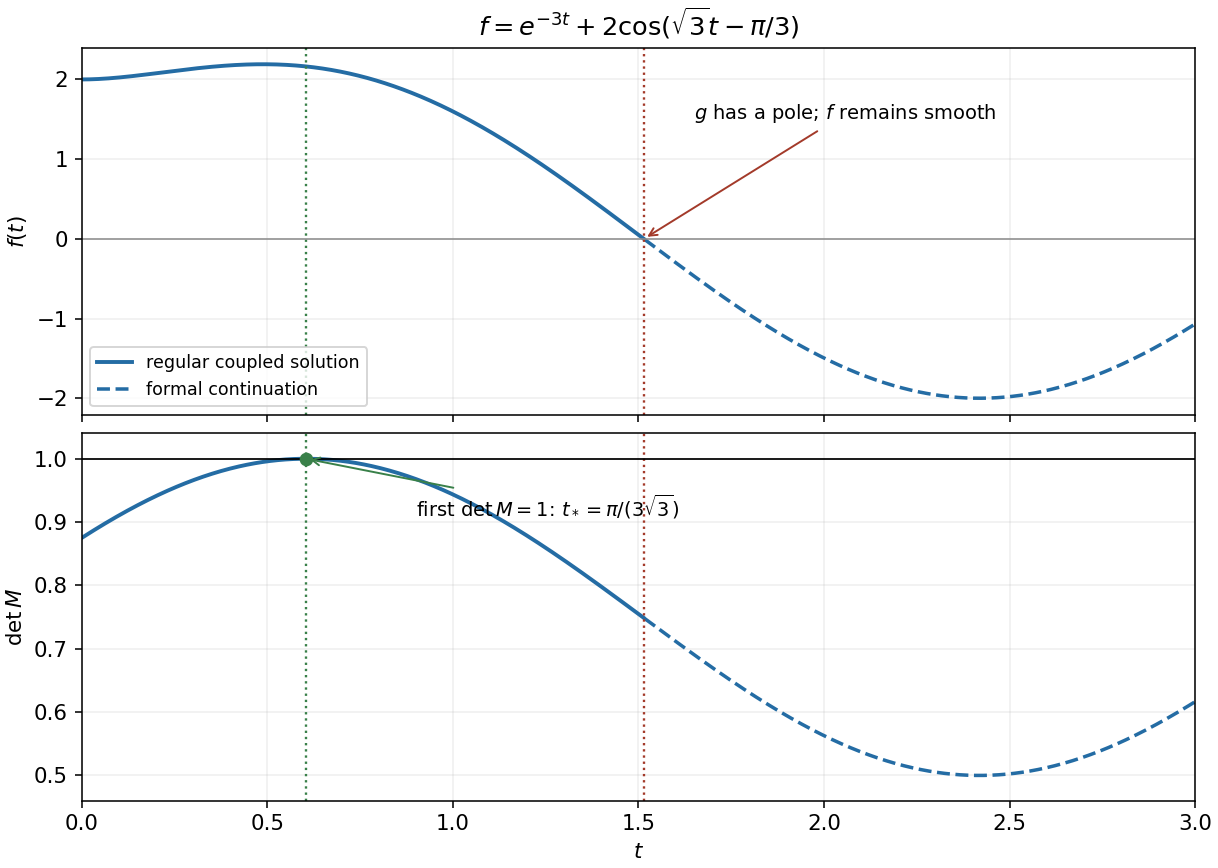

Recreate this plot in Python.
"""Original illustration for the 2016 Oxford Mathematical Methods I solution.
Writes only the matching PNG to the current working directory.
Tested with Python 3.14, numpy 2.3.5 and matplotlib 3.10.7 (root pyproject.toml).
"""
from pathlib import Path
import matplotlib
matplotlib.use("Agg")
import matplotlib.pyplot as plt
import numpy as np
plt.rcParams.update({"font.size": 11, "figure.facecolor": "white", "axes.facecolor": "white", "savefig.facecolor": "white"})

t=np.linspace(0,3,1000);f=np.exp(-3*t)+np.cos(np.sqrt(3)*t)+np.sqrt(3)*np.sin(np.sqrt(3)*t);det=.75+(np.cos(np.sqrt(3)*t)+np.sqrt(3)*np.sin(np.sqrt(3)*t))/8
# Deterministic bisection of the first zero, requiring only numpy.
lo,hi=1.5,1.6
for _ in range(60):
 mid=(lo+hi)/2;val=np.exp(-3*mid)+np.cos(np.sqrt(3)*mid)+np.sqrt(3)*np.sin(np.sqrt(3)*mid)
 if val>0:lo=mid
 else:hi=mid
pole=(lo+hi)/2;star=np.pi/(3*np.sqrt(3));regular=t<pole
fig,axs=plt.subplots(2,1,figsize=(8.7,6.2),layout='constrained',sharex=True)
for ax,y,label in [(axs[0],f,'$f(t)$'),(axs[1],det,r'$\det M$')]:
 ax.plot(t[regular],y[regular],color='#246ca4',lw=2,label='regular coupled solution')
 ax.plot(t[~regular],y[~regular],color='#246ca4',lw=1.8,ls='--',label='formal continuation')
 ax.axvline(pole,color='#a33a2a',ls=':',lw=1.2);ax.axvline(star,color='#398049',ls=':',lw=1.2);ax.grid(alpha=.2);ax.set(ylabel=label,xlim=(0,3))
axs[0].axhline(0,color='.55',lw=.8);axs[0].annotate(r'$g$ has a pole; $f$ remains smooth',(pole,0),(1.65,1.5),arrowprops={'arrowstyle':'->','color':'#a33a2a'},fontsize=10)
axs[0].set_title(r'$f=e^{-3t}+2\cos(\sqrt{3}t-\pi/3)$');axs[0].legend(loc='lower left',fontsize=9)
axs[1].axhline(1,color='black',lw=.9);axs[1].scatter([star],[1],color='#398049',zorder=4);axs[1].annotate(r'first $\det M=1$: $t_*=\pi/(3\sqrt{3})$',(star,1),(.9,.91),arrowprops={'arrowstyle':'->','color':'#398049'},fontsize=10);axs[1].set(xlabel='$t$',ylim=(.46,1.04))
fig.savefig(Path.cwd()/'2016-coupled-ode-determinant.png',dpi=140,transparent=False)
plt.close(fig)
